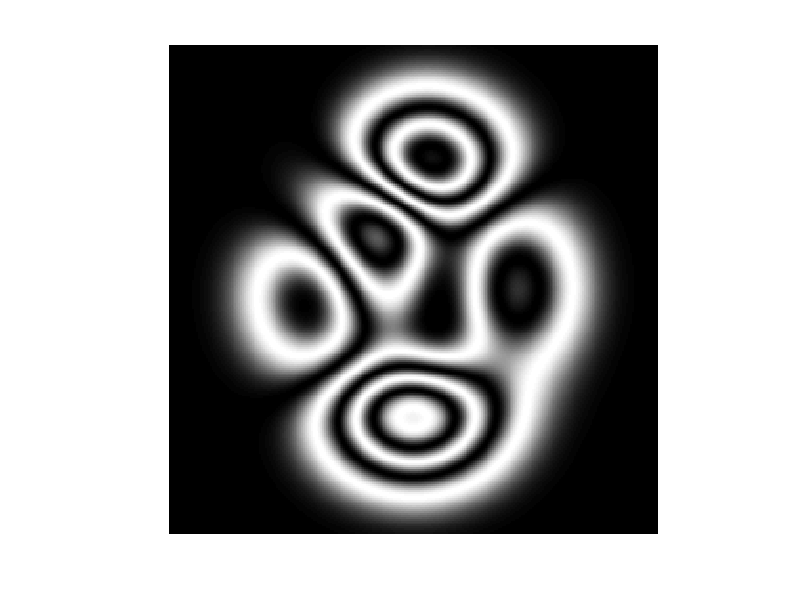
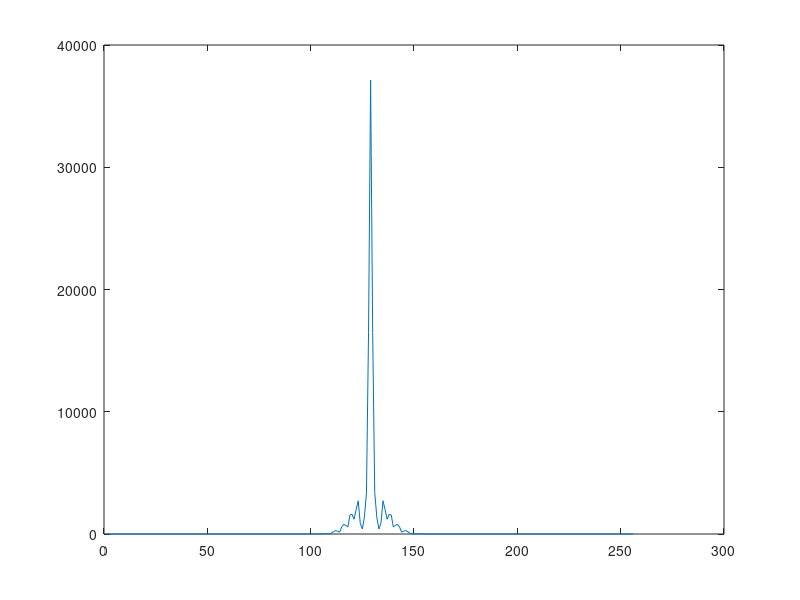
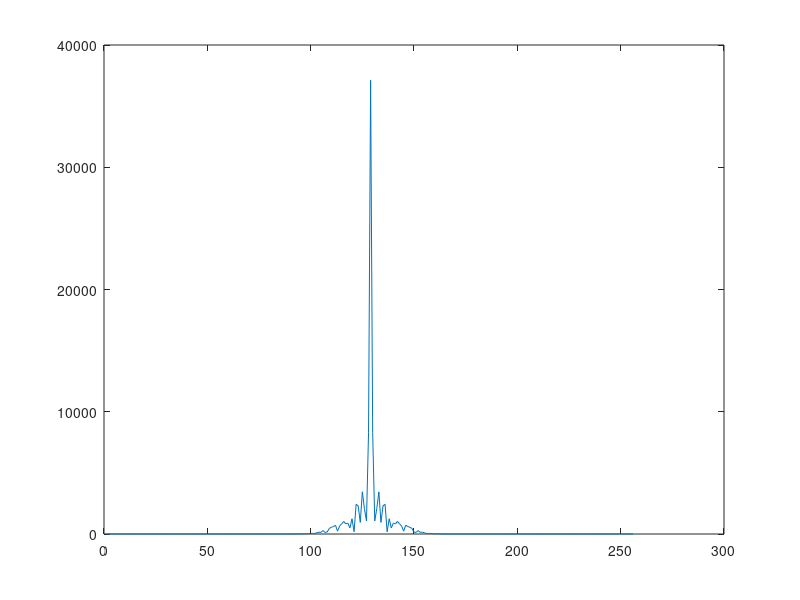
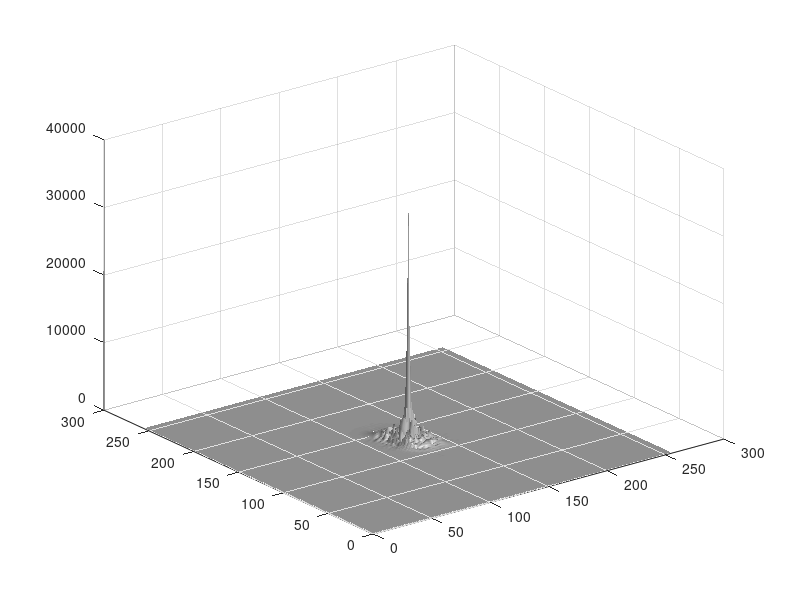

Here is the MATLAB script that generated these plots, in order:
fxy = cos(peaks(256).*2+pi)+1;
[rr,cc]=size(fxy);
figure,imshow(fxy,[])
F=fftshift(fft2(fxy));
figure,plot(abs(F(round(rr/2)+1,:))),
figure,plot(abs(F(:,round(cc/2)+1))),
figure,surfl(abs(F)),shading interp,colormap(gray);
combxy=zeros(rr,cc);
X=4;Y=4;
for n=1:Y:rr
    for m=1:X:cc
        combxy(n,m)=1;
    end
end
figure,imshow(combxy,[]);
C=fftshift(fft2(combxy));
figure,surfl(abs(C)),shading interp,colormap(gray);
gxy=zeros(rr,cc);
gxy=fxy.*combxy;
figure,imshow(gxy,[]);
Gs=fftshift(fft2(gxy));
figure,surfl(abs(Gs)),shading interp,colormap(gray);
figure,plot(abs(Gs(:,cc/2+1))),
By=round(rr/2/Y);Bx=round(cc/2/X);
H=zeros(rr,cc);
H(round(rr/2)+1-By:round(rr/2)+1+By-1,round(cc/2)+1-Bx:round(cc/2)+1+Bx-1)=1;
figure,imshow(H,[])
Gsyp=H.*Gs;
figure,surfl(abs(Gsyp)),shading interp,colormap(gray);
gxyyp=X*Y.*abs(ifft2(Gsyp));
figure,imshow(gxyyp,[])